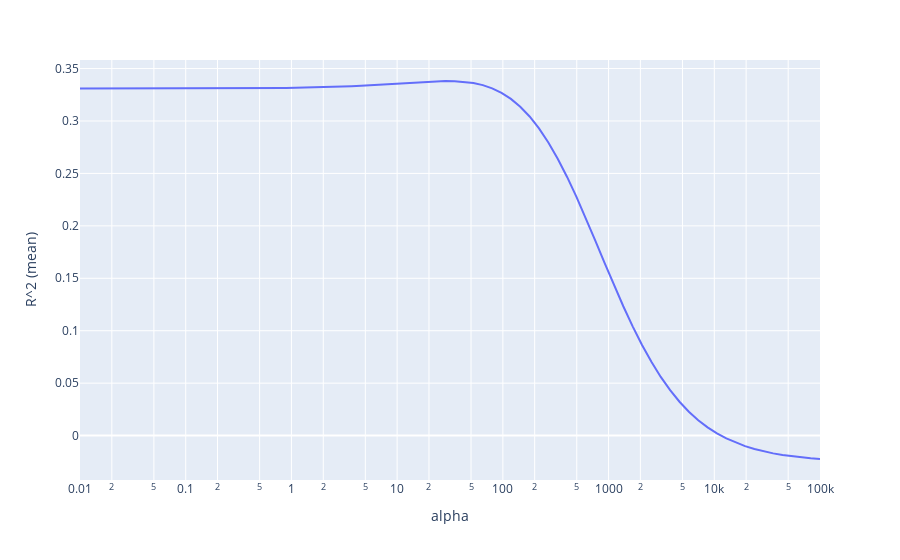

Here is the notebook cell this chart was saved with:
### Code cell
scores = []
for i in alphas:
    scores.append(cross_val_score(Ridge(alpha=i), test_X, test_y).mean())

result = pd.DataFrame(zip(alphas, scores), columns=['alpha', 'R^2 (mean)'])
fig = px.line(result, x='alpha', y='R^2 (mean)')
fig.update_xaxes(type='log')
fig
